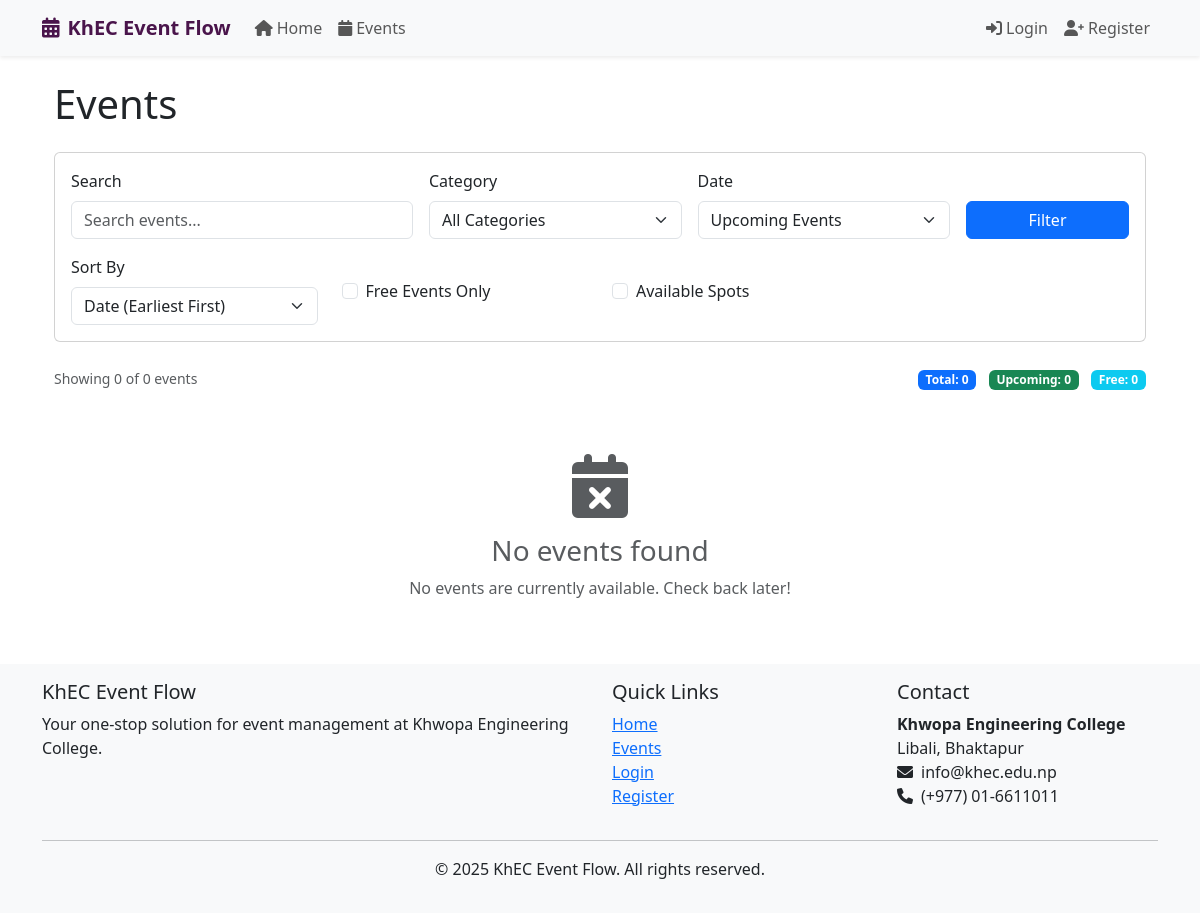
/events/, run on an earlier commit of the app's database.
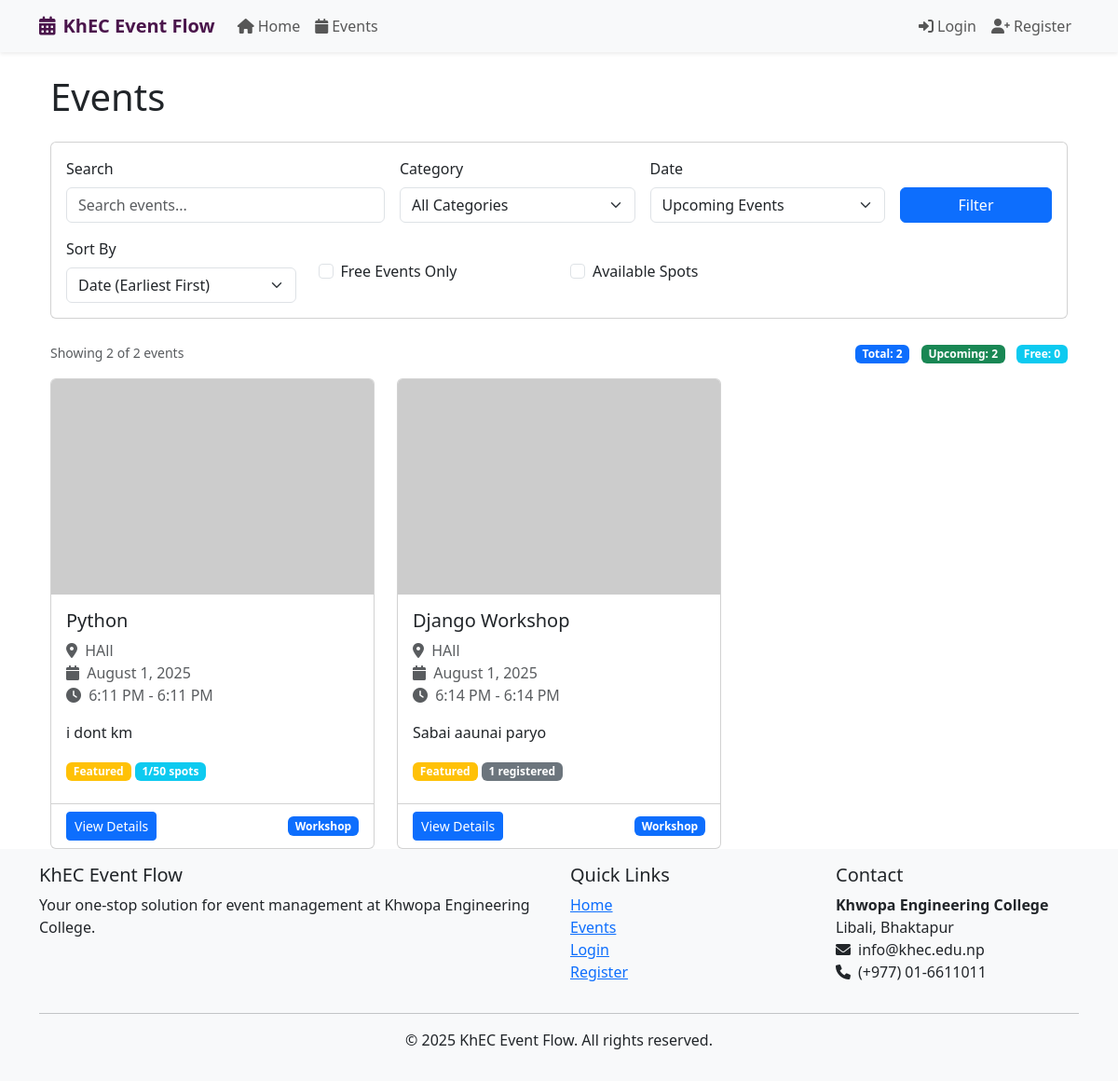
And on a later commit of the database.
### ems_app/models.py (models this page shows, shortened)
class Event(models.Model):
    STATUS_CHOICES = (
        ('draft', 'Draft'),
        ('pending', 'Pending Approval'),
        ('approved', 'Approved'),
        ('rejected', 'Rejected'),
        ('cancelled', 'Cancelled'),
        ('completed', 'Completed'),
    )
    PRIORITY_CHOICES = (
        ('low', 'Low'),
        ('medium', 'Medium'),
        ('high', 'High'),
        ('urgent', 'Urgent'),
    )
    title = models.CharField(max_length=200)
    slug = models.SlugField(unique=True, blank=True, null=True)
    description = models.TextField()
    short_description = models.CharField(max_length=300, blank=True)
    category = models.ForeignKey(EventCategory, on_delete=models.CASCADE, related_name='events')
    organizer = models.ForeignKey(CustomUser, on_delete=models.CASCADE, related_name='organized_events')
    location = models.CharField(max_length=200)
    venue_details = models.TextField(blank=True, help_text='Additional venue information')
    latitude = models.DecimalField(max_digits=9, decimal_places=6, blank=True, null=True)
    longitude = models.DecimalField(max_digits=9, decimal_places=6, blank=True, null=True)
    start_date = models.DateTimeField()
    end_date = models.DateTimeField()
    registration_deadline = models.DateTimeField()
    max_participants = models.PositiveIntegerField(default=0, help_text="0 means unlimited")
    min_participants = models.PositiveIntegerField(default=1)
    registration_fee = models.DecimalField(max_digits=10, decimal_places=2, default=0.00)
    is_free = models.BooleanField(default=True)
    requirements = models.TextField(blank=True, help_text='What participants need to bring/know')
    agenda = models.TextField(blank=True, help_text='Event schedule/agenda')
    contact_email = models.EmailField(blank=True)
    contact_phone = models.CharField(max_length=15, blank=True)
    featured_image = models.ImageField(upload_to='event_images/', blank=True, null=True)
    banner_image = models.ImageField(upload_to='event_banners/', blank=True, null=True)
    status = models.CharField(max_length=10, choices=STATUS_CHOICES, default='draft')
    priority = models.CharField(max_length=10, choices=PRIORITY_CHOICES, default='medium')
    is_featured = models.BooleanField(default=False)
    is_recurring = models.BooleanField(default=False)
    view_count = models.PositiveIntegerField(default=0)
    share_count = models.PositiveIntegerField(default=0)
    created_at = models.DateTimeField(auto_now_add=True)
    updated_at = models.DateTimeField(auto_now=True)
    approved_at = models.DateTimeField(blank=True, null=True)
    meta_description = models.CharField(max_length=160, blank=True)
    meta_keywords = models.CharField(max_length=255, blank=True)
    def get_registered_count(self):
        return self.registrations.filter(status='confirmed').count()
    def has_spots_left(self):
        if self.max_participants == 0:  # Unlimited
            return True
        return self.get_registered_count() < self.max_participants
    class Meta:
        ordering = ['-created_at']
        indexes = [
            models.Index(fields=['status', 'start_date']),
            models.Index(fields=['category', 'start_date']),
            models.Index(fields=['organizer', '-created_at']),
        ]

class EventCategory(models.Model):
    name = models.CharField(max_length=100, unique=True)
    description = models.TextField(blank=True, null=True)
    color = models.CharField(max_length=7, default='#007bff', help_text='Hex color code')
    icon = models.CharField(max_length=50, default='fas fa-calendar', help_text='FontAwesome icon class')
    is_active = models.BooleanField(default=True)
    created_at = models.DateTimeField(default=timezone.now)
    class Meta:
        verbose_name_plural = "Event Categories"
        ordering = ['name']

### ems_app/views.py (the view, shortened to what this page needs)
# urls.py: path('', views.EventListView.as_view(), name='event-list'),
class EventListView(ListView):
    model = Event
    template_name = 'events/event_list.html'
    context_object_name = 'events'
    paginate_by = 12
    def get_queryset(self):
        queryset = Event.objects.filter(status='approved').select_related('category', 'organizer')
        query = self.request.GET.get('q', '')
        category = self.request.GET.get('category', '')
        date_filter = self.request.GET.get('date_filter', 'upcoming')
        sort_by = self.request.GET.get('sort_by', 'start_date')
        is_free = self.request.GET.get('is_free', '')
        has_spots = self.request.GET.get('has_spots', '')
        if category:
            try:
                category_obj = EventCategory.objects.get(id=category)
                queryset = queryset.filter(category=category_obj)
            except (EventCategory.DoesNotExist, ValueError):
                pass
        now = timezone.now()
        if date_filter == 'upcoming':
            queryset = queryset.filter(start_date__gte=now)
        elif date_filter == 'this_week':
            week_start = now.date()
            week_end = week_start + timedelta(days=7)
            queryset = queryset.filter(start_date__date__range=[week_start, week_end])
        elif date_filter == 'this_month':
            month_start = now.replace(day=1).date()
            _, last_day = monthrange(now.year, now.month)
            month_end = now.replace(day=last_day).date()
            queryset = queryset.filter(start_date__date__range=[month_start, month_end])
        elif date_filter == 'past':
            queryset = queryset.filter(end_date__lt=now)
        if is_free:
            queryset = queryset.filter(is_free=True)
        if has_spots:
            queryset = queryset.filter(
                Q(max_participants=0) |  # Unlimited
                Q(max_participants__gt=Count('registrations', filter=Q(registrations__status='confirmed')))
            )
        if sort_by in ['start_date', '-start_date', 'title', '-title', '-created_at', 'registration_deadline', '-view_count']:
            queryset = queryset.order_by(sort_by)
        else:
            queryset = queryset.order_by('start_date')
        return queryset.distinct()
    def get_context_data(self, **kwargs):
        context = super().get_context_data(**kwargs)
        context['query'] = self.request.GET.get('q', '')
        context['selected_category'] = self.request.GET.get('category', '')
        context['date_filter'] = self.request.GET.get('date_filter', 'upcoming')
        context['sort_by'] = self.request.GET.get('sort_by', 'start_date')
        context['is_free'] = self.request.GET.get('is_free', '')
        context['has_spots'] = self.request.GET.get('has_spots', '')
        context['categories'] = EventCategory.objects.filter(is_active=True).order_by('name')
        now = timezone.now()
        context['filter_counts'] = {
            'total': Event.objects.filter(status='approved').count(),
            'upcoming': Event.objects.filter(status='approved', start_date__gte=now).count(),
            'free': Event.objects.filter(status='approved', is_free=True).count(),
        }
        return context

### templates/events/event_list.html (shortened to what this page needs)
{% extends 'base.html' %}
{% block content %}
<div class="container">
    <h1 class="mb-4">Events</h1>
    <div class="card mb-4">
        <div class="card-body">
            <form method="get" class="row g-3">
                <div class="col-md-4">
                    <label for="q" class="form-label">Search</label>
                    <input type="text" class="form-control" id="q" name="q" value="{{ query }}" placeholder="Search events...">
                </div>
                <div class="col-md-3">
                    <label for="category" class="form-label">Category</label>
                    <select class="form-select" id="category" name="category">
                        <option value="">All Categories</option>
                    </select>
                </div>
                <div class="col-md-3">
                    <label for="date_filter" class="form-label">Date</label>
                    <select class="form-select" id="date_filter" name="date_filter">
                        <option value="upcoming" {% if date_filter == 'upcoming' %}selected{% endif %}>Upcoming Events</option>
                    </select>
                </div>
                <div class="col-md-2 d-flex align-items-end">
                    <button type="submit" class="btn btn-primary w-100">Filter</button>
                </div>
            </form>
            <div class="row mt-3">
                <div class="col-md-3">
                    <label for="sort_by" class="form-label">Sort By</label>
                    <select class="form-select" id="sort_by" name="sort_by" form="filterForm">
                        <option value="start_date" {% if sort_by == 'start_date' %}selected{% endif %}>Date (Earliest First)</option>
                    </select>
                </div>
                <div class="col-md-3">
                    <div class="form-check mt-4">
                        <input class="form-check-input" type="checkbox" id="is_free" name="is_free" value="1" {% if is_free %}checked{% endif %}>
                        <label class="form-check-label" for="is_free">
                            Free Events Only
                        </label>
                    </div>
                </div>
                <div class="col-md-3">
                    <div class="form-check mt-4">
                        <input class="form-check-input" type="checkbox" id="has_spots" name="has_spots" value="1" {% if has_spots %}checked{% endif %}>
                        <label class="form-check-label" for="has_spots">
                            Available Spots
                        </label>
                    </div>
                </div>
            </div>
        </div>
    </div>
    <div class="row mb-3">
        <div class="col-12">
            <div class="d-flex justify-content-between align-items-center">
                <div>
                    <small class="text-muted">
                        Showing {{ events|length }} of {{ filter_counts.total }} events
                    </small>
                </div>
                <div>
                    <span class="badge bg-primary me-2">Total: {{ filter_counts.total }}</span>
                    <span class="badge bg-success me-2">Upcoming: {{ filter_counts.upcoming }}</span>
                    <span class="badge bg-info">Free: {{ filter_counts.free }}</span>
                </div>
            </div>
        </div>
    </div>
    {% if events %}
        <div class="row row-cols-1 row-cols-md-2 row-cols-lg-3 g-4">
            {% for event in events %}
                <div class="col">
                    <div class="card h-100 event-card">
                        {% if event.featured_image %}
                            <img src="{{ event.featured_image.url }}" class="card-img-top" alt="{{ event.title }}" style="height: 200px; object-fit: cover;">
                        {% else %}
                            <img src="https://via.placeholder.com/300x200?text=Event" class="card-img-top" alt="{{ event.title }}">
                        {% endif %}
                        <div class="card-body">
                            <h5 class="card-title">{{ event.title }}</h5>
                            <p class="card-text text-muted">
                                <i class="fas fa-map-marker-alt me-1"></i> {{ event.location }}<br>
                                <i class="fas fa-calendar me-1"></i> {{ event.start_date|date:"F j, Y" }}<br>
                                <i class="fas fa-clock me-1"></i> {{ event.start_date|date:"g:i A" }} - {{ event.end_date|date:"g:i A" }}
                            </p>
                            <p class="card-text">{{ event.short_description|default:event.description|truncatewords:20 }}</p>
                            <div class="mb-2">
                                {% if event.is_featured %}
                                    <span class="badge bg-warning">Featured</span>
                                {% endif %}
                                {% if event.max_participants > 0 %}
                                    {% if event.has_spots_left %}
                                        <span class="badge bg-info">{{ event.get_registered_count }}/{{ event.max_participants }} spots</span>
                                    {% else %}
                                        <span class="badge bg-danger">Full</span>
                                    {% endif %}
                                {% else %}
                                    <span class="badge bg-secondary">{{ event.get_registered_count }} registered</span>
                                {% endif %}
                            </div>
                        </div>
                        <div class="card-footer bg-transparent">
                            <div class="d-flex justify-content-between align-items-center">
                                <a href="{% url 'event-detail' event.slug %}" class="btn btn-sm btn-primary">View Details</a>
                                <span class="badge bg-primary">{{ event.category.name }}</span>
                            </div>
                        </div>
                    </div>
                </div>
            {% endfor %}
        </div>
    {% else %}
        <div class="text-center py-5">
            <i class="fas fa-calendar-times fa-4x text-muted mb-3"></i>
            <h3 class="text-muted">No events found</h3>
            <p class="text-muted">
                {% if query %}
                    No events match your search criteria. Try adjusting your filters.
                {% else %}
                    No events are currently available. Check back later!
                {% endif %}
            </p>
        </div>
    {% endif %}
</div>
{% endblock %}

What changed in the data, as far as the page shows it:
added Event: title "Python", location "HAll", start_date "August 1, 2025", start_date "6:11 PM", end_date "6:11 PM", short_description "i dont km", is_featured "Featured", get_registered_count "1", max_participants "50", category.name "Workshop"
added Event: title "Django Workshop", location "HAll", start_date "August 1, 2025", start_date "6:14 PM", end_date "6:14 PM", short_description "Sabai aaunai paryo", is_featured "Featured", get_registered_count "1", category.name "Workshop"
Also different on the page:
{{ events|length }}: "0" → "2"
{{ filter_counts.total }}: "0" → "2"
{{ filter_counts.upcoming }}: "0" → "2"
text no longer shown: "No events found No events are currently available. Check back later!"
